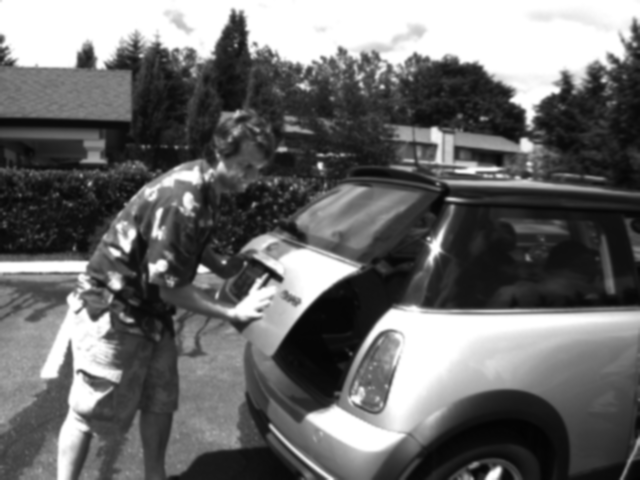
#> input picture fill.png, 640 x 480 px, given in place of mc01.png, which was not available
$ python experiment.py   (older library calls are emulated)
#> lines starting #> are read from the running program, lines starting #| are printed output that depends on the picture; after the words box and inside, x2 and y2 are one past the last pixel; in counts of white or black regions, pixels touching at a corner belong together; pictures that were not available may be replaced by others from this repository, and a replacement may not be noted
### ps4.py
"""Problem Set 4: Motion Detection"""

import numpy as np
import cv2


def write_images(images, prefix='test'):
    for i, image in enumerate(images):
        cv2.imwrite("{}{}.png".format(prefix, i), normalize_and_scale(image))


# Utility function
# [17 lines left out: function normalize_and_scale, not called in this run]


# Assignment code
def gradient_x(image):
    """Computes image gradient in X direction.

    Use cv2.Sobel to help you with this function. Additionally you
    should set cv2.Sobel's 'scale' parameter to one eighth and ksize
    to 3.

    Args:
        image (numpy.array): grayscale floating-point image with values in [0.0, 1.0].

    Returns:
        numpy.array: image gradient in the X direction. Output
                     from cv2.Sobel.
    """

    return cv2.Sobel(image, cv2.CV_64F, 1, 0, ksize=3, scale=1/8)


def gradient_y(image):
    """Computes image gradient in Y direction.

    Use cv2.Sobel to help you with this function. Additionally you
    should set cv2.Sobel's 'scale' parameter to one eighth and ksize
    to 3.

    Args:
        image (numpy.array): grayscale floating-point image with values in [0.0, 1.0].

    Returns:
        numpy.array: image gradient in the Y direction.
                     Output from cv2.Sobel.
    """

    return cv2.Sobel(image, cv2.CV_64F, 0, 1, ksize=3, scale=1/8)


def uniform(img, ksize):
    return cv2.boxFilter(img, -1, ksize)


# [12 lines left out: function applyUniform, not called in this run]


def gausian(img, ksize, sigma):
    return cv2.GaussianBlur(img, ksize, sigma)


def applyGausian(Ix, Iy, It, ksize, sigma):
    SIxIx = gausian(Ix * Ix, ksize, sigma)
    SIxIy = gausian(Ix * Iy, ksize, sigma)
    SIyIx = gausian(Iy * Ix, ksize, sigma)
    SIyIy = gausian(Iy * Iy, ksize, sigma)
    a_arrays = (SIxIx, SIxIy, SIyIx, SIyIy)

    SIxIt = gausian(Ix * It, ksize, sigma)
    SIyIt = gausian(Iy * It, ksize, sigma)
    b_arrays = (-SIxIt, -SIyIt)

    return a_arrays, b_arrays


def optic_flow_lk(img_a, img_b, k_size, k_type, sigma=1):
    """Computes optic flow using the Lucas-Kanade method.

    For efficiency, you should apply a convolution-based method.

    Note: Implement this method using the instructions in the lectures
    and the documentation.

    You are not allowed to use any OpenCV functions that are related
    to Optic Flow.

    Args:
        img_a (numpy.array): grayscale floating-point image with
                             values in [0.0, 1.0].
        img_b (numpy.array): grayscale floating-point image with
                             values in [0.0, 1.0].
        k_size (int): size of averaging kernel to use for weighted
                      averages. Here we assume the kernel window is a
                      square so you will use the same value for both
                      width and height.
        k_type (str): type of kernel to use for weighted averaging,
                      'uniform' or 'gaussian'. By uniform we mean a
                      kernel with the only ones divided by k_size**2.
                      To implement a Gaussian kernel use
                      cv2.getGaussianKernel. The autograder will use
                      'uniform'.
        sigma (float): sigma value if gaussian is chosen. Default
                       value set to 1 because the autograder does not
                       use this parameter.

    Returns:
        tuple: 2-element tuple containing:
            U (numpy.array): raw displacement (in pixels) along
                             X-axis, same size as the input images,
                             floating-point type.
            V (numpy.array): raw displacement (in pixels) along
                             Y-axis, same size and type as U.
    """
    if k_type == '':
        k_type = 'uniform'

    # Validate the provided type
    assert k_type in ['uniform', 'gaussian'], \
        "Invlid k_type: '{}'".format(k_type)

    # Compute the grandients of the image
    Ix = gradient_x(img_a)
    Iy = gradient_y(img_a)
    It = img_b - img_a

    # Apply the corresponding filter
    ksize = (k_size, k_size)
    if k_type == 'uniform':
        a_arrays, b_arrays = applyUniform(Ix,Iy, It, ksize)
    elif k_type == 'gaussian':
        a_arrays, b_arrays = applyGausian(Ix,Iy, It, ksize, sigma)

    # Set the a and b matrices to be solved.
    shape = img_a.shape
    a = np.stack(a_arrays, axis=2).reshape(shape[0], shape[1], 2, 2)
    b = np.stack(b_arrays, axis=2)

    # Compute the determinant to remove the elements that are
    # causing singularity.
    a_det = np.linalg.det(a)

    # Set the change the values of the places where a singular matrix is received.
    # In the case of matrix a we change the values to an identity matrix. b is set
    # to zeros.
    a[a_det == 0] = np.array([[1, 0], [0, 1]])
    b[a_det == 0] = np.array([0, 0])

    # Solve the equation
    x = np.linalg.solve(a, b)
    u = x[:, :, 0]
    v = x[:, :, 1]

    return u, v

def reduce_image(image):
    """Reduces an image to half its shape.

    The autograder will pass images with even width and height. It is
    up to you to determine values with odd dimensions. For example the
    output image can be the result of rounding up the division by 2:
    (13, 19) -> (7, 10)

    For simplicity and efficiency, implement a convolution-based
    method using the 5-tap separable filter.

    Follow the process shown in the lecture 6B-L3. Also refer to:
    -  Burt, P. J., and Adelson, E. H. (1983). The Laplacian Pyramid
       as a Compact Image Code
    You can find the link in the problem set instructions.

    Args:
        image (numpy.array): grayscale floating-point image, values in
                             [0.0, 1.0].

    Returns:
        numpy.array: output image with half the shape, same type as the
                     input image.
    """
    w = np.array([1, 4, 6, 4, 1]) / 16
    filtered_image = cv2.sepFilter2D(image, cv2.CV_64F, w, w)

    return filtered_image[::2, ::2]


def gaussian_pyramid(image, levels):
    """Creates a Gaussian pyramid of a given image.

    This method uses reduce_image() at each level. Each image is
    stored in a list of length equal the number of levels.

    The first element in the list ([0]) should contain the input
    image. All other levels contain a reduced version of the previous
    level.

    All images in the pyramid should floating-point with values in

    Args:
        image (numpy.array): grayscale floating-point image, values
                             in [0.0, 1.0].
        levels (int): number of levels in the resulting pyramid.

    Returns:
        list: Gaussian pyramid, list of numpy.arrays.
    """

    gaussian_pyramid = [np.copy(image)]

    for _ in range(levels-1):
        new_level = reduce_image(gaussian_pyramid[-1])
        gaussian_pyramid.append(new_level)

    return gaussian_pyramid


# [31 lines left out: function create_combined_img, not called in this run]


def expand_image(image):
    """Expands an image doubling its width and height.

    For simplicity and efficiency, implement a convolution-based
    method using the 5-tap separable filter.

    Follow the process shown in the lecture 6B-L3. Also refer to:
    -  Burt, P. J., and Adelson, E. H. (1983). The Laplacian Pyramid
       as a Compact Image Code

    You can find the link in the problem set instructions.

    Args:
        image (numpy.array): grayscale floating-point image, values
                             in [0.0, 1.0].

    Returns:
        numpy.array: same type as 'image' with the doubled height and
                     width.
    """

    shape = image.shape
    spaced = np.zeros((2*shape[0], 2*shape[1]))
    spaced[::2,::2] = image

    w = np.array([1, 4, 6, 4, 1]) / 8
    dst = cv2.sepFilter2D(spaced, cv2.CV_64F, w, w)

    return dst

# [22 lines left out: function laplacian_pyramid, not called in this run]


def warp(image, U, V, interpolation, border_mode):
    """Warps image using X and Y displacements (U and V).

    This function uses cv2.remap. The autograder will use cubic
    interpolation and the BORDER_REFLECT101 border mode. You may
    change this to work with the problem set images.

    See the cv2.remap documentation to read more about border and
    interpolation methods.

    Args:
        image (numpy.array): grayscale floating-point image, values
                             in [0.0, 1.0].
        U (numpy.array): displacement (in pixels) along X-axis.
        V (numpy.array): displacement (in pixels) along Y-axis.
        interpolation (Inter): interpolation method used in cv2.remap.
        border_mode (BorderType): pixel extrapolation method used in
                                  cv2.remap.

    Returns:
        numpy.array: warped image, such that
                     warped[y, x] = image[y + V[y, x], x + U[y, x]]
    """

    # Based on the code snippet provided in the description of PS4
    rows, columns = image.shape
    X, Y = np.meshgrid(range(columns), range(rows))

    X = X + U
    Y = Y + V

    X = X.astype(np.float32)
    Y = Y.astype(np.float32)


    result = np.zeros(image.shape)
    cv2.remap(image, X, Y, interpolation, dst=result, borderMode=border_mode)

    return result


# [8 lines left out: function scale_u_and_v, not called in this run]


def hierarchical_lk(img_a, img_b, levels, k_size, k_type, sigma, interpolation,
                    border_mode):
    """Computes the optic flow using Hierarchical Lucas-Kanade.

    This method should use reduce_image(), expand_image(), warp(),
    and optic_flow_lk().

    Args:
        img_a (numpy.array): grayscale floating-point image, values in
                             [0.0, 1.0].
        img_b (numpy.array): grayscale floating-point image, values in
                             [0.0, 1.0].
        levels (int): Number of levels.
        k_size (int): parameter to be passed to optic_flow_lk.
        k_type (str): parameter to be passed to optic_flow_lk.
        sigma (float): parameter to be passed to optic_flow_lk.
        interpolation (Inter): parameter to be passed to warp.
        border_mode (BorderType): parameter to be passed to warp.

    Returns:
        tuple: 2-element tuple containing:
            U (numpy.array): raw displacement (in pixels) along X-axis,
                             same size as the input images,
                             floating-point type.
            V (numpy.array): raw displacement (in pixels) along Y-axis,
                             same size and type as U.
    """

    pyr_a = gaussian_pyramid(img_a, levels)
    pyr_b = gaussian_pyramid(img_b, levels)

    # Initialize u and v with the sizes of level K+1. Note that this
    # value is not part of the gaussian pyramid. So, we compute its
    # size by removing the pixels as it is removed in the REDUCE
    # operation.
    u = np.zeros(pyr_a[-1].shape)[::2, ::2]
    v = np.zeros(pyr_a[-1].shape)[::2, ::2]

    for level in range(levels-1, -1, -1):

        # Expand the u and v array.
        u_p = 2 * expand_image(u)
        v_p = 2 * expand_image(v)

        # Remove excessive edges if any after the expansion process.
        shape = pyr_a[level].shape
        u_p, v_p = u_p[:shape[0], :shape[1]], v_p[:shape[0], :shape[1]]

        # Compute the warped version of image b.
        warped = warp(pyr_b[level], u_p, v_p, interpolation, border_mode)
        u_delta, v_delta = optic_flow_lk(pyr_a[level], warped, k_size, k_type, sigma)

        # Add the resulting delta.
        u = u_p + u_delta
        v = v_p + v_delta

    return u, v

# [45 lines of commented-out code are left out]

### experiment.py
"""Problem Set 4: Motion Detection"""

import cv2
import os
import numpy as np

import ps4

# I/O directories
input_dir = "input_images"
output_dir = "./"


# Utility code
# [409 lines left out: functions quiver, scale_u_and_v, part_1a, part_1b, part_2, part_3a_1 and 4 more, not called in this run]

    # TODO: Create image collage for presentation


def part_5b():
    """Frame interpolation

    Follow the instructions in the problem set instructions.

    Place all your work in this file and this section.
    """

    mc01 = cv2.imread(os.path.join(input_dir, 'MiniCooper', 'mc01.png'), 0) / 255.
#> mc01: shape (480, 640) float64; min 0.0118, max 1, mean 0.421
    mc02 = cv2.imread(os.path.join(input_dir, 'MiniCooper', 'mc02.png'), 0) / 255.
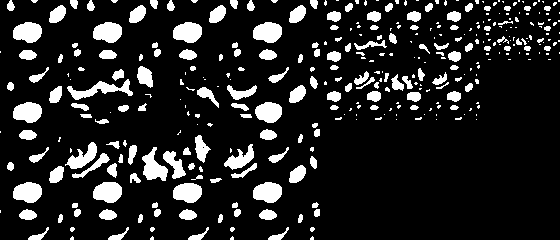
#> input picture input.png, 560 x 240 px, given in place of mc02.png, which was not available
#> mc02: shape (240, 560) float64; values 0 (black) and 0.00392 (white), 14.3% white; 361 white regions (193 under 20 px), largest, box (x1, y1, x2, y2) and area: (67, 79, 133, 100) 514, (93, 182, 122, 203) 482, (173, 22, 202, 43) 474
    mc03 = cv2.imread(os.path.join(input_dir, 'MiniCooper', 'mc03.png'), 0) / 255.
    shape = mc01.shape
#> shape = (480, 640)

    levels = 12
    k_size = 37
    k_type = 'gaussian'
    sigma = 8
    interpolation = cv2.INTER_CUBIC
    border_mode = cv2.BORDER_REFLECT101

    blur_mc01 = np.copy(mc01)
    blur_mc02 = np.copy(mc02)

    u, v = ps4.hierarchical_lk(blur_mc01, blur_mc02, levels, k_size, k_type,
                                   sigma, interpolation, border_mode)
#> the loop in gaussian_pyramid, `for _ in range(levels-1):` made 11 passes
#> pass 1, in gaussian_pyramid, `new_level = reduce_image(gaussian_pyramid[-1])`:
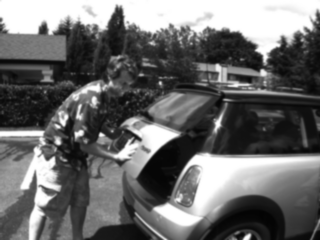
#> new_level: shape (240, 320) float64; min 0.0127, max 1, mean 0.422
#> pass 2, in gaussian_pyramid, `new_level = reduce_image(gaussian_pyramid[-1])`:
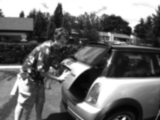
#> new_level: shape (120, 160) float64; min 0.0144, max 1, mean 0.424
#> after the loop in gaussian_pyramid, `for _ in range(levels-1):`: gaussian_pyramid = 12 items
#> the loop in gaussian_pyramid (call 2), `for _ in range(levels-1):` made 11 passes
#> pass 1, in reduce_image (call 12), `filtered_image = cv2.sepFilter2D(image, cv2.CV_64F, w, w)`:
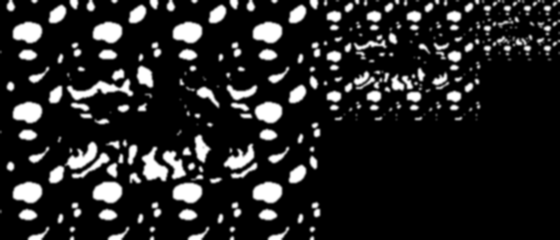
#> filtered_image: shape (240, 560) float64; min 0, max 0.00392, mean 0.000559; drawn with min black and max white
#> pass 1, in gaussian_pyramid (call 2), `new_level = reduce_image(gaussian_pyramid[-1])`:
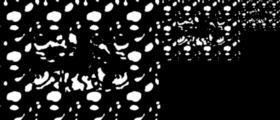
#> new_level: shape (120, 280) float64; min 0, max 0.00392, mean 0.000559; drawn with min black and max white
#> pass 2, in reduce_image (call 13), `filtered_image = cv2.sepFilter2D(image, cv2.CV_64F, w, w)`:
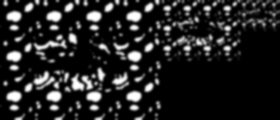
#> filtered_image: shape (120, 280) float64; min 0, max 0.00392, mean 0.000559; drawn with min black and max white
#> pass 2, in gaussian_pyramid (call 2), `new_level = reduce_image(gaussian_pyramid[-1])`:
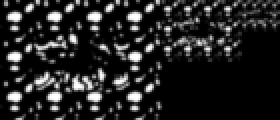
#> new_level: shape (60, 140) float64 (shown 2 times larger); min 0, max 0.00392, mean 0.00056; drawn with min black and max white
#> the loop in hierarchical_lk, `for level in range(levels-1, -1, -1):` made 5 passes
#> (warped, Ix in optic_flow_lk, Iy in optic_flow_lk, It in optic_flow_lk) on pass 1: ([0.000645], [0], [0], [-0.447])
#> (u_p, v_p, X in warp, Y in warp, warped, Ix in optic_flow_lk, Iy in optic_flow_lk, It in optic_flow_lk) on pass 2: ([0], [0], [0], [0], [0.000645], [0], [0], [-0.447])

    gaussian_sigma = 5
    gaussian_ksize = (25, 25)
    u = cv2.GaussianBlur(u, gaussian_ksize, gaussian_sigma)
    v = cv2.GaussianBlur(v, gaussian_ksize, gaussian_sigma)

    u_v = quiver(u, v, scale=2, stride=10)
    cv2.imwrite(os.path.join(output_dir, "quiver1.png"), u_v)

    I10 = mc01
    I20 = mc02
    I30 = mc03

    I12 = ps4.warp(mc01, -0.4 * u, -0.4 * v, interpolation, border_mode)
    I14 = ps4.warp(mc01, -0.7 * u, -0.7 * v, interpolation, border_mode)
    I16 = ps4.warp(mc01, -1.0 * u, -1.0 * v, interpolation, border_mode)
    I18 = ps4.warp(mc01, -1.3 * u, -1.3 * v, interpolation, border_mode)
    # [4 lines of commented-out code are left out]

    res1 = np.concatenate([I10, I12, I14], axis=1)
    res2 = np.concatenate([I16, I18, I20], axis=1)
    res3 = np.concatenate([res1, res2])
    cv2.imwrite(os.path.join(output_dir, "ps4-5-b-1.png"), ps4.normalize_and_scale(res3))


    levels = 10
    k_size = 31
    k_type = 'uniform'
    sigma = 12
    interpolation = cv2.INTER_CUBIC
    border_mode = cv2.BORDER_REFLECT101
    u, v = ps4.hierarchical_lk(mc02, mc03, levels, k_size, k_type,
                                   sigma, interpolation, border_mode)

    gaussian_sigma = 5
    gaussian_ksize = (25, 25)
    u = cv2.GaussianBlur(u, gaussian_ksize, gaussian_sigma)
    v = cv2.GaussianBlur(v, gaussian_ksize, gaussian_sigma)

    u_v = quiver(u, v, scale=2, stride=10)
    cv2.imwrite(os.path.join(output_dir, "quiver2.png"), u_v)

    I22 = ps4.warp(mc02, -0.4 * u, -0.4 * v, interpolation, border_mode)
    I24 = ps4.warp(mc02, -0.7 * u, -0.7 * v, interpolation, border_mode)
    I26 = ps4.warp(mc02, -1.0 * u, -1.0 * v, interpolation, border_mode)
    I28 = ps4.warp(mc02, -1.4 * u, -1.4 * v, interpolation, border_mode)
    # [4 lines of commented-out code are left out]

    res1 = np.concatenate([I20, I22, I24], axis=1)
    res2 = np.concatenate([I26, I28, I30], axis=1)
    res3 = np.concatenate([res1, res2])
    cv2.imwrite(os.path.join(output_dir, "ps4-5-b-2.png"), ps4.normalize_and_scale(res3))


    cv2.imwrite(os.path.join(output_dir, "I10.png"), ps4.normalize_and_scale(I10))
    cv2.imwrite(os.path.join(output_dir, "I12.png"), ps4.normalize_and_scale(I12))
    cv2.imwrite(os.path.join(output_dir, "I14.png"), ps4.normalize_and_scale(I14))
    cv2.imwrite(os.path.join(output_dir, "I16.png"), ps4.normalize_and_scale(I16))
    cv2.imwrite(os.path.join(output_dir, "I18.png"), ps4.normalize_and_scale(I18))
    cv2.imwrite(os.path.join(output_dir, "I20.png"), ps4.normalize_and_scale(I20))
    cv2.imwrite(os.path.join(output_dir, "I22.png"), ps4.normalize_and_scale(I22))
    cv2.imwrite(os.path.join(output_dir, "I24.png"), ps4.normalize_and_scale(I24))
    cv2.imwrite(os.path.join(output_dir, "I26.png"), ps4.normalize_and_scale(I26))
    cv2.imwrite(os.path.join(output_dir, "I28.png"), ps4.normalize_and_scale(I28))
    cv2.imwrite(os.path.join(output_dir, "I30.png"), ps4.normalize_and_scale(I30))


# [9 lines left out: function part_6, not called in this run]


if __name__ == '__main__':
    # [8 lines of commented-out code are left out]
#> (the run stopped early here; a loop or call above may not have finished)
